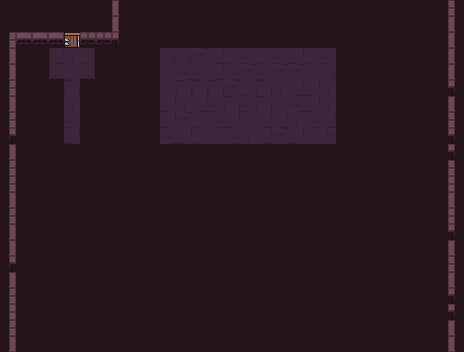

The image is a tile-based game level rendered from a .tmx file. Its description and complete source (layers, tilesets, objects, tile grids) follow:
An orthogonal 29x22 tile map with 16x16 px tiles, 1 tile layer (map) and 2 objects (Tomb-Open).

<map version="1.5" tiledversion="1.7.2" orientation="orthogonal" renderorder="right-down" width="29" height="22" tilewidth="16" tileheight="16" infinite="0" nextlayerid="3" nextobjectid="17">
 <tileset firstgid="1" name="dungeon-tileset" tilewidth="16" tileheight="16" tilecount="110" columns="10" objectalignment="topleft">
  <image source="../../art/tilesets/dungeon.png" width="160" height="176" />
  <tile id="0" type="wall" />
  <tile id="1" type="wall" />
  <tile id="2" type="wall" />
  <tile id="3" type="wall" />
  <tile id="4" type="wall" />
  <tile id="5" type="wall" />
  <tile id="6" type="floor" />
  <tile id="7" type="floor" />
  <tile id="8" type="floor" />
  <tile id="9" type="floor" />
  <tile id="10" type="wall" />
  <tile id="11" type="floor" />
  <tile id="12" type="floor" />
  <tile id="13" type="floor" />
  <tile id="14" type="floor" />
  <tile id="15" type="wall" />
  <tile id="16" type="floor" />
  <tile id="17" type="floor" />
  <tile id="18" type="floor" />
  <tile id="19" type="floor" />
  <tile id="20" type="wall" />
  <tile id="21" type="floor" />
  <tile id="22" type="floor" />
  <tile id="23" type="floor" />
  <tile id="24" type="floor" />
  <tile id="25" type="wall" />
  <tile id="26" type="floor" />
  <tile id="27" type="floor" />
  <tile id="28" type="floor" />
  <tile id="29" type="floor" />
  <tile id="30" type="wall" />
  <tile id="31" type="floor" />
  <tile id="32" type="floor" />
  <tile id="33" type="floor" />
  <tile id="34" type="floor" />
  <tile id="35" type="wall" />
  <tile id="36" type="wall" />
  <tile id="37" type="wall" />
  <tile id="40" type="wall" />
  <tile id="41" type="wall" />
  <tile id="42" type="wall" />
  <tile id="43" type="wall" />
  <tile id="44" type="wall" />
  <tile id="45" type="wall" />
  <tile id="50" type="wall" />
  <tile id="51" type="wall" />
  <tile id="52" type="wall" />
  <tile id="53" type="wall" />
  <tile id="54" type="wall" />
  <tile id="55" type="wall" />
  <tile id="60" type="floor" />
  <tile id="61" type="floor" />
  <tile id="62" type="floor" />
  <tile id="63" type="floor" />
  <tile id="70" type="floor" />
  <tile id="71" type="floor" />
  <tile id="72" type="floor" />
  <tile id="73" type="floor" />
  <tile id="78" type="pit" />
  <tile id="100" type="pit" />
 </tileset>
 <layer id="1" name="map" width="29" height="22">
  <data encoding="csv">
79,79,79,79,79,79,79,36,79,79,79,79,79,79,79,79,79,79,79,79,79,79,79,79,79,79,79,79,6,
79,79,79,79,79,79,79,36,79,79,79,79,79,79,79,79,79,79,79,79,79,79,79,79,79,79,79,79,16,
1,42,45,42,37,43,44,46,79,79,79,79,79,79,79,79,79,79,79,79,79,79,79,79,79,79,79,79,36,
11,79,79,22,30,25,79,79,79,79,27,27,28,17,20,7,20,7,8,20,7,79,79,79,79,79,79,79,16,
11,79,79,32,20,35,79,79,79,79,19,9,7,17,10,28,7,28,28,19,27,79,79,79,79,79,79,79,16,
1,79,79,79,29,79,79,79,79,79,19,29,29,29,28,20,29,30,17,8,30,79,79,79,79,79,79,79,46,
11,79,79,79,30,79,79,79,79,79,8,30,17,7,29,7,29,19,9,8,30,79,79,79,79,79,79,79,36,
1,79,79,79,7,79,79,79,79,79,8,28,20,10,8,19,17,17,30,10,17,79,79,79,79,79,79,79,6,
41,79,79,79,8,79,79,79,79,79,9,8,20,19,10,30,17,28,8,19,18,79,79,79,79,79,79,79,46,
31,79,79,79,79,79,79,79,79,79,79,79,79,79,79,79,79,79,79,79,79,79,79,79,79,79,79,79,46,
1,79,79,79,79,79,79,79,79,79,79,79,79,79,79,79,79,79,79,79,79,79,79,79,79,79,79,79,6,
1,79,79,79,79,79,79,79,79,79,79,79,79,79,79,79,79,79,79,79,79,79,79,79,79,79,79,79,26,
11,79,79,79,79,79,79,79,79,79,79,79,79,79,79,79,79,79,79,79,79,79,79,79,79,79,79,79,36,
1,79,79,79,79,79,79,79,79,79,79,79,79,79,79,79,79,79,79,79,79,79,79,79,79,79,79,79,26,
31,79,79,79,79,79,79,79,79,79,79,79,79,79,79,79,79,79,79,79,79,79,79,79,79,79,79,79,46,
11,79,79,79,79,79,79,79,79,79,79,79,79,79,79,79,79,79,79,79,79,79,79,79,79,79,79,79,16,
41,79,79,79,79,79,79,79,79,79,79,79,79,79,79,79,79,79,79,79,79,79,79,79,79,79,79,79,6,
31,79,79,79,79,79,79,79,79,79,79,79,79,79,79,79,79,79,79,79,79,79,79,79,79,79,79,79,16,
1,79,79,79,79,79,79,79,79,79,79,79,79,79,79,79,79,79,79,79,79,79,79,79,79,79,79,79,46,
21,79,79,79,79,79,79,79,79,79,79,79,79,79,79,79,79,79,79,79,79,79,79,79,79,79,79,79,46,
1,79,79,79,79,79,79,79,79,79,79,79,79,79,79,79,79,79,79,79,79,79,79,79,79,79,79,79,36,
31,79,79,79,79,79,79,79,79,79,79,79,79,79,79,79,79,79,79,79,79,79,79,79,79,79,79,79,16
</data>
 </layer>
 <objectgroup id="2" name="entities">
  <object id="15" template="../../../mapping/templates/Tomb.tx" name="Tomb-Open" x="224" y="80" />
  <object id="16" template="../../../mapping/templates/PlayerStart.tx" x="64" y="48" />
 </objectgroup>
</map>
